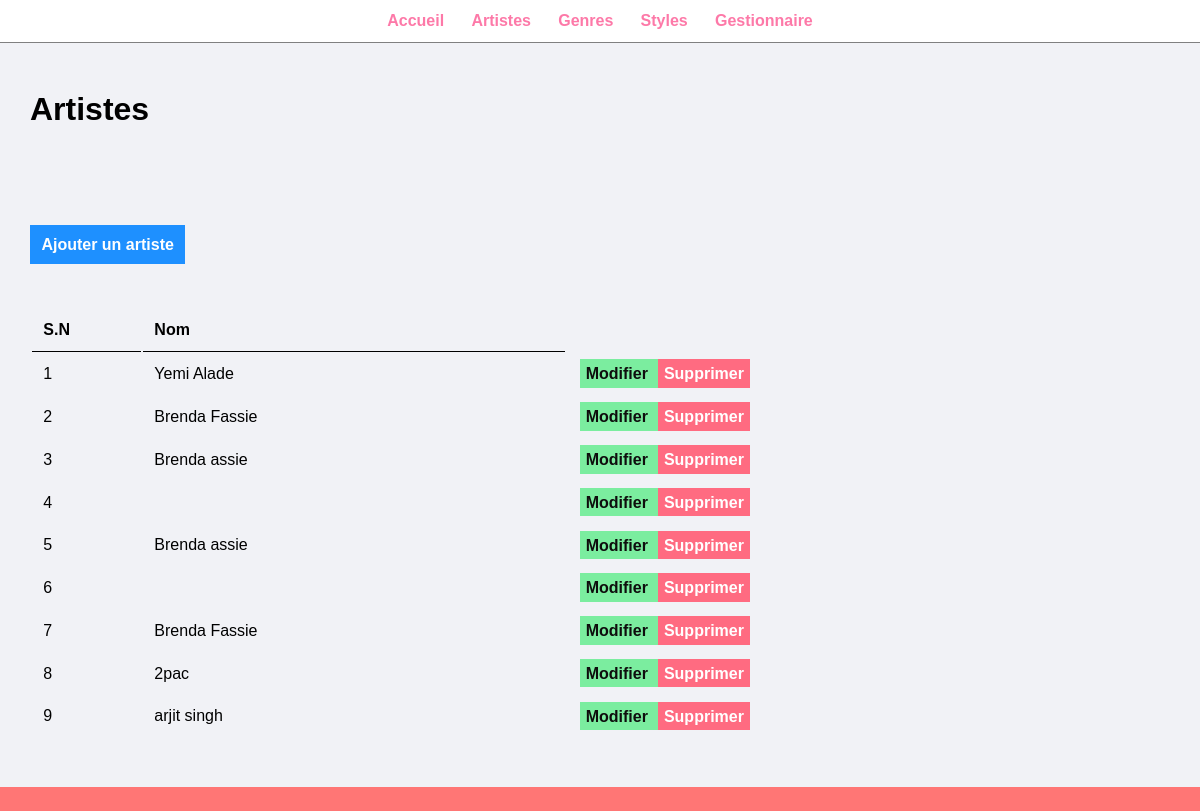
Page /manage-artiste.php on the committed database.
### tables this page shows
CREATE TABLE `artists` (
  `artist_id` int NOT NULL,
  `artist_name` varchar(50) NOT NULL
);

### manage-artiste.php (the view, shortened to what this page needs)
<?php include('partials-front/menu.php'); ?>
      <div class="main-content">
      <div class="wrapper">
       <h1>Artistes</h1>
      <br><br><br>
<br><br><br>
       <a href="add-artiste.php" class="btn-primary"> Ajouter un artiste</a>
       <br> <br><br><br>
        <table class= "tbl-full">
    <tr>
    <th> S.N </th>
    <th> Nom </th>
    </tr>
    <?php
            $sql = "SELECT * FROM artists";
            $res = mysqli_query($conn,$sql);
      if($res==TRUE){
      $count = mysqli_num_rows($res);
      $sn=1;
      if($count>0)
      {
            while($rows= mysqli_fetch_assoc($res)){
                        $id=$rows['artist_id'];
                        $artist_name=$rows['artist_name'];
               ?>
<tr>
    <td> <?php echo $sn++?> </td>
    <td> <?php echo $artist_name ?> </td>
    <td>
    <td>  <a href="<?php echo SITEURL; ?>update-artiste.php?id=<?php echo $id; ?>" class="btn-secondary"> Modifier </a>
          <a href="<?php echo SITEURL; ?>delete-artiste.php?id=<?php echo $id; ?>" class="btn-danger"> Supprimer</a>
    </td>
    </tr>
               <?php
            }
      }
      else{
      }
      }
    ?>
        </table>
    </div>
</div>
    <?php include('partials-front/footer.php'); ?>

### css/admin.css (style rules this page uses)
* { margin:0; padding:0; font-family:Arial,Helvetica,sans-serif; }
.wrapper { padding:1%; margin: 0 auto; width:95%; }
.main-content { background-color:#f1f2f6; padding:3% 0; }
.tbl-full { width:100%; }
table tr th { border-bottom: 1px solid black; padding:1%; text-align:left; }
table tr td { padding:1%; }
.btn-primary { background-color: #1e90ff; padding:1%; color:white; text-decoration: none; font-weight:bold; }
.btn-secondary { background-color: #7bed9f; padding:1%; color:rgb(14, 13, 13); text-decoration: none; font-weight:bold; }
.btn-danger { background-color: #ff6b81; padding:1%; color:white; text-decoration: none; font-weight:bold; }

### rows in the picture
artists: artist_name "Yemi Alade"
artists: artist_name "Brenda Fassie"
artists: artist_name "Brenda assie"
artists: artist_name "Brenda assie"
artists: artist_name "Brenda Fassie"
artists: artist_name "2pac"
artists: artist_name "arjit singh"
